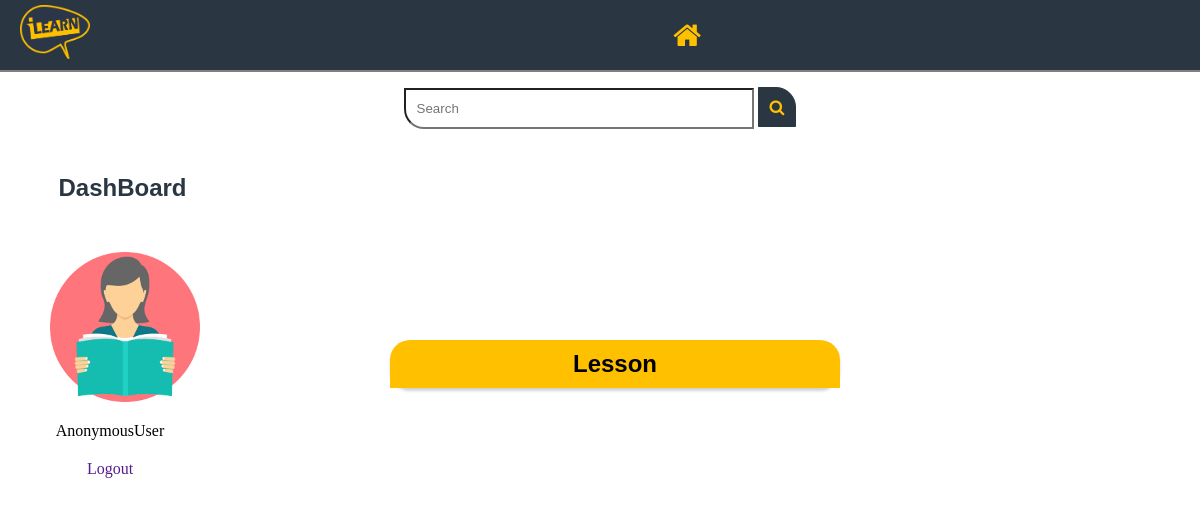
The app's page /learn/, older data.
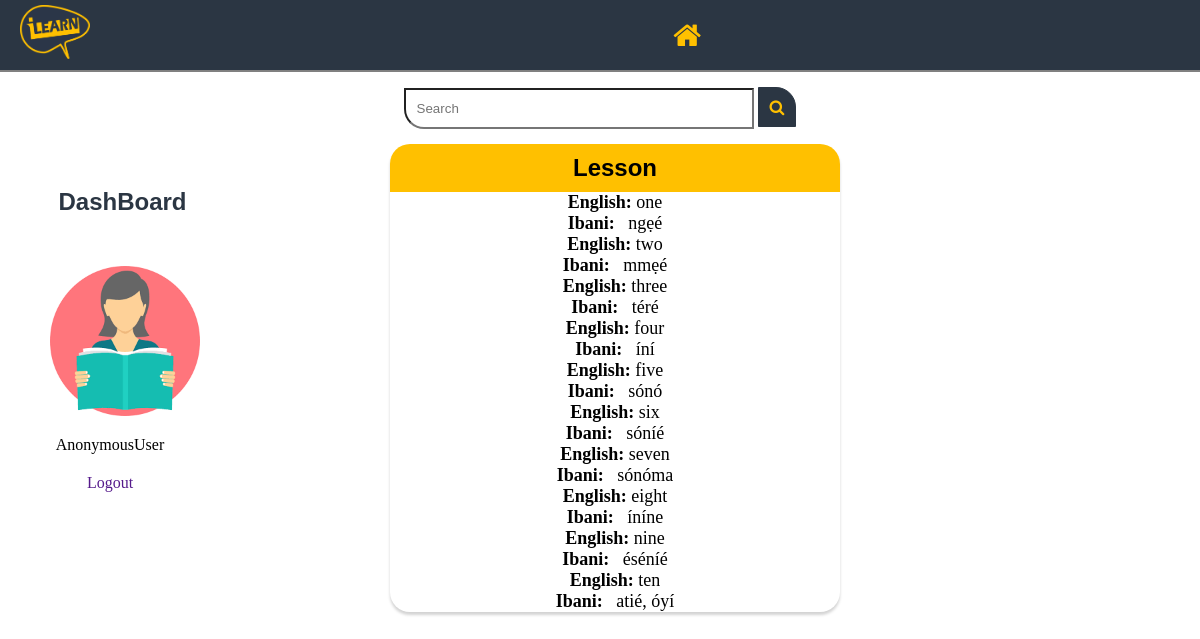
The same page, newer data.
### iLearn/models.py (models this page shows, shortened)
class Number(models.Model):
    word = models.CharField(max_length=150)
    translation = models.TextField()
    class Meta:
       verbose_name_plural = 'numbers'

### iLearn/views.py (the view)
# urls.py: path('learn/',views.numberView.as_view(),name='learn'),
class numberView(ListView):
    template_name = 'learn.html'
    model = Number
    def get_queryset(self):
        query = self.request.GET.get('keyword')
        object_list = Number.objects.all()
        return object_list

### templates/learn.html (shortened to what this page needs)
{% load static %}
<html lang="en">
<head>
    <link rel="stylesheet" href="../static/font-awesome/font-awesome/css/font-awesome.min.css">
</head>
<body>
        <nav>
           <a href="#"> <img src="../media/iLearn.png" alt="" class="logo"></a>
           <ul>
            <a href="{% url 'home' %} " > <li class ="home fa fa-home"></li></a>
        </ul>
        </nav>
            <div class="search">
                <form action="{% url 'result' %}" method="GET">
            <input type="text" name='keyword' placeholder="Search" class="searchfield">
            <button class="searchbutton fa fa-search" type="submit"></button></form>
        </div>
        <section id="main">
            <div class="dashBoard">
                <h2> DashBoard</h2>
            <img src="../media/home.png" alt="">
            <p>{{ user}}</p>
            <a href="">Logout</a>
            </div>
            <div class="result">
                <h1> Lesson </h1>
                {% block content %}
                {% for words in object_list %}
               <p value='keyword'><strong>English:</strong>  {{ words.word }}</p>
               <p><strong>Ibani:</strong> &nbsp; {{ words.translation }}</p>
                {% endfor %}
                {% endblock %}
            </div>
        </section>
</body>
</html>

Row changes from the older to the newer data that the page shows:
added Number: word "one", translation "ngẹé"
added Number: word "two", translation "mmẹé"
added Number: word "three", translation "téré"
added Number: word "four", translation "íní"
added Number: word "five", translation "sónó"
added Number: word "six", translation "sóníé"
added Number: word "seven", translation "sónóma"
added Number: word "eight", translation "íníne"
added Number: word "nine", translation "éséníé"
added Number: word "ten", translation "atié, óyí"
